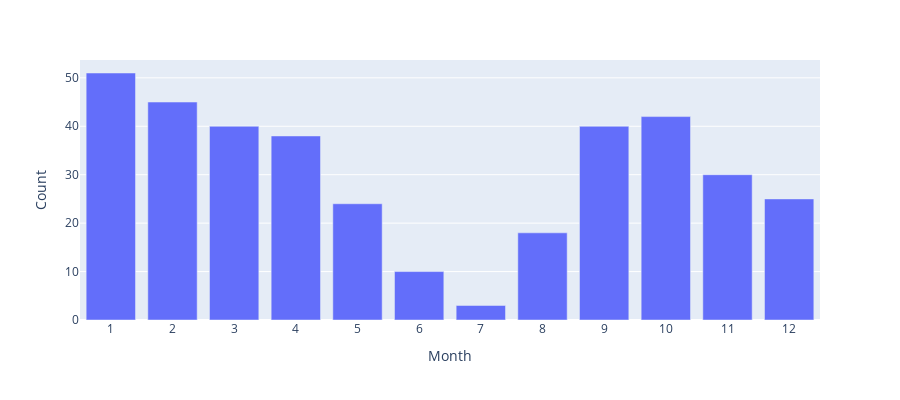

The cell this chart's notebook holds for it:
### Code cell
# month
df['month'] = df['date'].dt.month
shootings_per_month = df.loc[:, ['month']]
shootings_per_month = shootings_per_month.groupby(['month']).aggregate(count=('month', 'count')).reset_index()
fig = px.bar(shootings_per_month, x="month", y="count", height=400)
fig.update_traces(hovertemplate='Month: %{x} <br> Incidents: %{y}')
fig.update_layout(legend_title="Incidents", 
                    # xaxis_range=[0,13],
                    xaxis = dict(
                    tickmode = 'linear',
                    tick0 = 1,
                    dtick = 1
                ),
                    xaxis_title="Month", 
                    yaxis_title="Count")
fig.show()

### Figure 1 — Plotly figure (JSON) as saved in the notebook; plotly's stock layout.template omitted (floating-point values rounded to 4 significant figures)
{"data": [{"alignmentgroup": "True", "hovertemplate": "Month: %{x} <br> Incidents: %{y}", "legendgroup": "", "marker": {"color": "#636efa", "pattern": {"shape": ""}}, "name": "", "offsetgroup": "", "orientation": "v", "showlegend": false, "textposition": "auto", "type": "bar", "x": [1, 2, 3, 4, 5, 6, 7, 8, 9, 10, 11, 12], "xaxis": "x", "y": [51, 45, 40, 38, 24, 10, 3, 18, 40, 42, 30, 25], "yaxis": "y"}], "layout": {"barmode": "relative", "height": 400, "legend": {"title": {"text": "Incidents"}, "tracegroupgap": 0}, "margin": {"t": 60}, "xaxis": {"anchor": "y", "domain": [0, 1], "dtick": 1, "tick0": 1, "tickmode": "linear", "title": {"text": "Month"}}, "yaxis": {"anchor": "x", "domain": [0, 1], "title": {"text": "Count"}}}}
